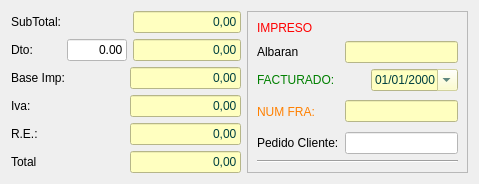
            <widget class="QWidget" name="tab">
             <attribute name="title">
              <string>Totales</string>
             </attribute>
             <layout class="QGridLayout" name="gridLayout_13">
              <item row="0" column="0">
               <layout class="QGridLayout" name="gridLayout_4">
                <item row="0" column="0">
                 <widget class="QLabel" name="label_8">
                  <property name="text">
                   <string>SubTotal:</string>
                  </property>
                 </widget>
                </item>
                <item row="1" column="0">
                 <widget class="QLabel" name="label_9">
                  <property name="text">
                   <string>Dto:</string>
                  </property>
                 </widget>
                </item>
                <item row="0" column="3">
                 <widget class="QLineEdit" name="txtrSubtotal">
                  <property name="enabled">
                   <bool>false</bool>
                  </property>
                  <property name="minimumSize">
                   <size>
                    <width>100</width>
                    <height>0</height>
                   </size>
                  </property>
                  <property name="maximumSize">
                   <size>
                    <width>120</width>
                    <height>16777215</height>
                   </size>
                  </property>
                  <property name="styleSheet">
                   <string notr="true">background-color: rgb(255, 255, 192);
color: rgb(0, 64, 64);</string>
                  </property>
                  <property name="text">
                   <string>0,00</string>
                  </property>
                  <property name="alignment">
                   <set>Qt::AlignRight|Qt::AlignTrailing|Qt::AlignVCenter</set>
                  </property>
                  <property name="readOnly">
                   <bool>true</bool>
                  </property>
                 </widget>
                </item>
                <item row="1" column="3">
                 <widget class="QLineEdit" name="txtrImporteDescuento">
                  <property name="enabled">
                   <bool>false</bool>
                  </property>
                  <property name="maximumSize">
                   <size>
                    <width>120</width>
                    <height>16777215</height>
                   </size>
                  </property>
                  <property name="styleSheet">
                   <string notr="true">background-color: rgb(255, 255, 192);
color: rgb(0, 64, 64);</string>
                  </property>
                  <property name="text">
                   <string>0,00</string>
                  </property>
                  <property name="alignment">
                   <set>Qt::AlignRight|Qt::AlignTrailing|Qt::AlignVCenter</set>
                  </property>
                 </widget>
                </item>
                <item row="1" column="1" colspan="2">
                 <widget class="QLineEdit" name="txtnDto">
                  <property name="maximumSize">
                   <size>
                    <width>60</width>
                    <height>16777215</height>
                   </size>
                  </property>
                  <property name="styleSheet">
                   <string notr="true">background-color: rgb(255, 255, 255);</string>
                  </property>
                  <property name="text">
                   <string>0.00</string>
                  </property>
                  <property name="alignment">
                   <set>Qt::AlignRight|Qt::AlignTrailing|Qt::AlignVCenter</set>
                  </property>
                 </widget>
                </item>
               </layout>
              </item>
              <item row="0" column="1" rowspan="2">
               <widget class="QFrame" name="frame_2">
                <property name="minimumSize">
                 <size>
                  <width>221</width>
                  <height>0</height>
                 </size>
                </property>
                <property name="maximumSize">
                 <size>
                  <width>221</width>
                  <height>16777215</height>
                 </size>
                </property>
                <property name="frameShape">
                 <enum>QFrame::StyledPanel</enum>
                </property>
                <property name="frameShadow">
                 <enum>QFrame::Raised</enum>
                </property>
                <layout class="QGridLayout" name="gridLayout_8">
                 <item row="0" column="0">
                  <layout class="QGridLayout" name="gridLayout_6">
                   <item row="5" column="1" colspan="2">
                    <widget class="QLineEdit" name="txtcPedido">
                     <property name="styleSheet">
                      <string notr="true">background-color: rgb(255, 255, 255);</string>
                     </property>
                    </widget>
                   </item>
                   <item row="6" column="0" colspan="3">
                    <widget class="Line" name="line_2">
                     <property name="orientation">
                      <enum>Qt::Horizontal</enum>
                     </property>
                    </widget>
                   </item>
                   <item row="3" column="0" rowspan="2">
                    <widget class="QLabel" name="lblNumFactura">
                     <property name="styleSheet">
                      <string notr="true">color: rgb(255, 128, 0);</string>
                     </property>
                     <property name="text">
                      <string>NUM FRA:</string>
                     </property>
                    </widget>
                   </item>
                   <item row="0" column="0" colspan="3">
                    <widget class="QLabel" name="lblImpreso">
                     <property name="styleSheet">
                      <string notr="true">color: rgb(255, 0, 0);</string>
                     </property>
                     <property name="text">
                      <string>IMPRESO</string>
                     </property>
                    </widget>
                   </item>
                   <item row="2" column="0" colspan="2">
                    <widget class="QLabel" name="lblFacturado">
                     <property name="styleSheet">
                      <string notr="true">color: rgb(0, 128, 0);</string>
                     </property>
                     <property name="text">
                      <string>FACTURADO:</string>
                     </property>
                    </widget>
                   </item>
                   <item row="2" column="2">
                    <widget class="QDateEdit" name="txtdFechaFactura">
                     <property name="enabled">
                      <bool>false</bool>
                     </property>
                     <property name="styleSheet">
                      <string notr="true">background-color: rgb(255, 255, 192);
color: rgb(0, 64, 64);</string>
                     </property>
                     <property name="displayFormat">
                      <string>dd/MM/yyyy</string>
                     </property>
                     <property name="calendarPopup">
                      <bool>true</bool>
                     </property>
                    </widget>
                   </item>
                   <item row="3" column="1" rowspan="2" colspan="2">
                    <widget class="QLineEdit" name="txtcNumFra">
                     <property name="enabled">
                      <bool>false</bool>
                     </property>
                     <property name="styleSheet">
                      <string notr="true">background-color: rgb(255, 255, 192);
color: rgb(0, 64, 64);</string>
                     </property>
                    </widget>
                   </item>
                   <item row="5" column="0">
                    <widget class="QLabel" name="label_22">
                     <property name="text">
                      <string>Pedido Cliente:</string>
                     </property>
                    </widget>
                   </item>
                   <item row="1" column="0">
                    <widget class="QLabel" name="lblAlbaran">
                     <property name="text">
                      <string>Albaran</string>
                     </property>
                    </widget>
                   </item>
                   <item row="1" column="1" colspan="2">
                    <widget class="QLineEdit" name="txtcAlbaran">
                     <property name="enabled">
                      <bool>false</bool>
                     </property>
                     <property name="styleSheet">
                      <string notr="true">background-color: rgb(255, 255, 192);
color: rgb(0, 64, 64);</string>
                     </property>
                    </widget>
                   </item>
                  </layout>
                 </item>
                </layout>
               </widget>
              </item>
              <item row="1" column="0">
               <layout class="QGridLayout" name="gridLayout_5">
                <property name="horizontalSpacing">
                 <number>65</number>
                </property>
                <property name="verticalSpacing">
                 <number>6</number>
                </property>
                <item row="4" column="0">
                 <widget class="QLabel" name="label_12">
                  <property name="text">
                   <string>Total</string>
                  </property>
                 </widget>
                </item>
                <item row="1" column="0" rowspan="2">
                 <widget class="QLabel" name="label_11">
                  <property name="text">
                   <string>Iva:</string>
                  </property>
                 </widget>
                </item>
                <item row="1" column="1" rowspan="2">
                 <widget class="QLineEdit" name="txtrImporteIva">
                  <property name="enabled">
                   <bool>false</bool>
                  </property>
                  <property name="maximumSize">
                   <size>
                    <width>120</width>
                    <height>16777215</height>
                   </size>
                  </property>
                  <property name="styleSheet">
                   <string notr="true">background-color: rgb(255, 255, 192);
color: rgb(0, 64, 64);</string>
                  </property>
                  <property name="text">
                   <string>0,00</string>
                  </property>
                  <property name="alignment">
                   <set>Qt::AlignRight|Qt::AlignTrailing|Qt::AlignVCenter</set>
                  </property>
                 </widget>
                </item>
                <item row="0" column="0">
                 <widget class="QLabel" name="label_16">
                  <property name="text">
                   <string>Base Imp:</string>
                  </property>
                 </widget>
                </item>
                <item row="4" column="1">
                 <widget class="QLineEdit" name="txtrTotal">
                  <property name="enabled">
                   <bool>false</bool>
                  </property>
                  <property name="maximumSize">
                   <size>
                    <width>120</width>
                    <height>16777215</height>
                   </size>
                  </property>
                  <property name="styleSheet">
                   <string notr="true">background-color: rgb(255, 255, 192);
color: rgb(0, 64, 64);</string>
                  </property>
                  <property name="text">
                   <string>0,00</string>
                  </property>
                  <property name="alignment">
                   <set>Qt::AlignRight|Qt::AlignTrailing|Qt::AlignVCenter</set>
                  </property>
                 </widget>
                </item>
                <item row="0" column="1">
                 <widget class="QLineEdit" name="txtrBase">
                  <property name="enabled">
                   <bool>false</bool>
                  </property>
                  <property name="sizePolicy">
                   <sizepolicy hsizetype="Expanding" vsizetype="Fixed">
                    <horstretch>0</horstretch>
                    <verstretch>0</verstretch>
                   </sizepolicy>
                  </property>
                  <property name="maximumSize">
                   <size>
                    <width>120</width>
                    <height>16777215</height>
                   </size>
                  </property>
                  <property name="styleSheet">
                   <string notr="true">background-color: rgb(255, 255, 192);
color: rgb(0, 64, 64);</string>
                  </property>
                  <property name="text">
                   <string>0,00</string>
                  </property>
                  <property name="alignment">
                   <set>Qt::AlignRight|Qt::AlignTrailing|Qt::AlignVCenter</set>
                  </property>
                 </widget>
                </item>
                <item row="3" column="0">
                 <widget class="QLabel" name="label_10">
                  <property name="text">
                   <string>R.E.:</string>
                  </property>
                 </widget>
                </item>
                <item row="3" column="1">
                 <widget class="QLineEdit" name="txtrTotalRecargoEq">
                  <property name="enabled">
                   <bool>false</bool>
                  </property>
                  <property name="styleSheet">
                   <string notr="true">background-color: rgb(255, 255, 192);
color: rgb(0, 64, 64);</string>
                  </property>
                  <property name="text">
                   <string>0,00</string>
                  </property>
                  <property name="alignment">
                   <set>Qt::AlignRight|Qt::AlignTrailing|Qt::AlignVCenter</set>
                  </property>
                 </widget>
                </item>
               </layout>
              </item>
             </layout>
            </widget>
